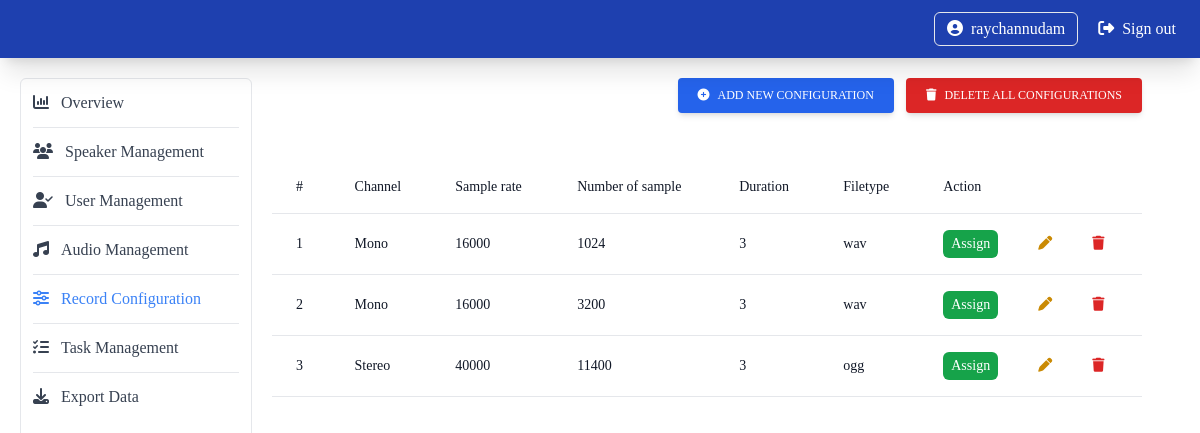
/dashboard/record-configuration (signed in), run on the app's committed database.
### src/models/user.py (models this page shows, shortened)
class User (db.Model, UserMixin):
    id = db.Column(db.Integer(), primary_key=True)
    username = db.Column(db.String(), nullable=False, unique=True)
    email = db.Column(db.String(), nullable=False)
    password_hash = db.Column(db.String(), nullable=False, default="password_disable")
    is_active = db.Column(db.Boolean(), nullable=False, default=True)
    created_at = db.Column(db.String(), nullable=False, default=datetime.now().strftime("%d/%m/%Y_%H:%M:%S"))
    updated_at = db.Column(db.String(), nullable=False, default=datetime.now().strftime("%d/%m/%Y_%H:%M:%S"))
    @property
    def password(self):
        return self.password
    roles = db.relationship('Role', secondary=user_role, backref='users', lazy=True)
    speaker = db.relationship('Speaker', backref="user", lazy=True, uselist=False)
    tasks = db.relationship('Task', backref='created_by', lazy=True)
    export_histories = db.relationship('ExportHistory', backref='user', lazy=True)

### src/models/record_config.py (models this page shows)
class RecordConfig(db.Model):
    pass
    id = db.Column(db.Integer(), primary_key=True)
    duration = db.Column(db.Integer(), nullable=True, default=3)
    number_of_sample = db.Column(db.Integer(), nullable=False, default=3200)
    channel = db.Column(db.Integer(), nullable=False, default=1)
    sample_rate = db.Column(db.Integer(), nullable=False, default = 16000)
    filetype = db.Column(db.String(), nullable=False, default = 'wav')
    created_at = db.Column(db.String(), nullable=False, default=datetime.now().strftime("%d/%m/%Y_%H:%M:%S"))
    updated_at = db.Column(db.String(), nullable=False, default=datetime.now().strftime("%d/%m/%Y_%H:%M:%S"))
    tasks = db.relationship('Task', backref='record_config', lazy=True)

### src/routes/dashboard_routes.py (the view, shortened to what this page needs)
@app.route('/dashboard/record-configuration', methods=['GET', 'POST'])
@login_required
@admin_required
def dashboard_record_configuration_page():
    recordConfigs = recordConfigController.get_all_record_config()
    record_config_form = RecordConfigForm()
    if request.form.get('channel') == '1':
        channel = 1
    else:
        channel = 2
    return render_template('dashboard/record_configuration.html', recordConfigs=recordConfigs, record_config_form=record_config_form)

### src/controllers/record_config_controller.py (called while the page is built)
    def get_all_record_config(self):
        record_configs = record_config.RecordConfig.query.all()
        record_config_list = []
        for recordConfig in record_configs:
            record_config_list.append(recordConfig)
        return record_config_list

### src/models/user.py (called while the page is built)
@login_manager.user_loader
def load_user(user_id):
    return User.query.get(int(user_id))

### src/routes/dashboard_routes.py (called while the page is built)
def admin_required(f):
    @functools.wraps(f)
    def wrap(*args, **kwargs):
        for user_role in current_user.roles:
            if user_role.name == "admin":
                return f(*args, **kwargs)
            else:
                flash("You need to be an admin to view this page.")
                return redirect(url_for('home_page'))
    return wrap

### src/templates/dashboard/record_configuration.html (shortened to what this page needs)
{% extends 'dashboard/dashboard.html' %}
{% block dashboard_content %}
<div class="flex flex-col space-y-10 items-end">
    <div class="flex flex-row space-x-3 items-center">
        <div>
            <button type="button"
                class="inline-block px-5 py-2.5 bg-blue-600 text-white font-medium text-xs leading-tight uppercase rounded shadow-md hover:bg-blue-700 hover:shadow-lg focus:bg-blue-700 focus:shadow-lg focus:outline-none focus:ring-0 active:bg-blue-800 active:shadow-lg transition duration-150 ease-in-out"
                data-bs-toggle="modal" data-bs-target="#addNewConfig">
                <div class="flex flex-row space-x-2 items-center">
                    <div>
                        <i class="fa-solid fa-circle-plus"></i>
                    </div>
                    <div>
                        Add new configuration
                    </div>
                </div>
            </button>
        </div>
        <div>
            <a href=""
                class="inline-block px-5 py-2.5 bg-red-600 text-white font-medium text-xs leading-tight uppercase rounded shadow-md hover:bg-red-700 hover:shadow-lg focus:bg-red-700 focus:shadow-lg focus:outline-none focus:ring-0 active:bg-red-800 active:shadow-lg transition duration-150 ease-in-out">
                <div class="flex flex-row space-x-2 items-center">
                    <div>
                        <i class="fa-solid fa-trash"></i>
                    </div>
                    <div>
                        Delete all configurations
                    </div>
                </div>
            </a>
        </div>
    </div>
    <div class="flex flex-col self-start w-full">
        <div class="overflow-x-auto sm:-mx-6 lg:-mx-8">
            <div class="py-2 inline-block min-w-full sm:px-6 lg:px-8">
                <div class="overflow-hidden">
                    <table class="min-w-full">
                        <thead class="bg-white border-b">
                            <tr>
                                <th scope="col" class="text-sm font-medium text-gray-900 px-6 py-4 text-left">
                                    #
                                </th>
                                <th scope="col" class="text-sm font-medium text-gray-900 px-6 py-4 text-left">
                                    Channel
                                </th>
                                <th scope="col" class="text-sm font-medium text-gray-900 px-6 py-4 text-left">
                                    Sample rate
                                </th>
                                <th scope="col" class="text-sm font-medium text-gray-900 px-6 py-4 text-left">
                                    Number of sample
                                </th>
                                <th scope="col" class="text-sm font-medium text-gray-900 px-6 py-4 text-left">
                                    Duration
                                </th>
                                <th scope="col" class="text-sm font-medium text-gray-900 px-6 py-4 text-left">
                                    Filetype
                                </th>
                                <th scope="col" class="text-sm font-medium text-gray-900 px-6 py-4 text-left">
                                    Action
                                </th>
                            </tr>
                        </thead>
                        <tbody>
                            {% for recordConfig in recordConfigs %}
                            <tr class="bg-white border-b transition duration-300 ease-in-out hover:bg-gray-100">
                                <td class="px-6 py-4 whitespace-nowrap text-sm font-medium text-gray-900">
                                    {{recordConfig.id}}</td>
                                <td class="text-sm text-gray-900 font-light px-6 py-4 whitespace-nowrap">
                                    {% if recordConfig.channel == 1 %}
                                    Mono
                                    {% else %}
                                    Stereo
                                    {% endif %}
                                </td>
                                <td class="text-sm text-gray-900 font-light px-6 py-4 whitespace-nowrap">
                                    {{recordConfig.sample_rate}}
                                </td>
                                <td class="text-sm text-gray-900 font-light px-6 py-4 whitespace-nowrap">
                                    {{recordConfig.number_of_sample}}
                                </td>
                                <td class="text-sm text-gray-900 font-light px-6 py-4 whitespace-nowrap">
                                    {{recordConfig.duration}}
                                </td>
                                <td class="text-sm text-gray-900 font-light px-6 py-4 whitespace-nowrap">
                                    {{recordConfig.filetype}}
                                </td>
                                <td class="text-sm text-gray-900 font-light px-6 py-4 whitespace-nowrap">
                                    <div class="flex flex-row space-x-10 items-center">
                                        <div class="py-1 px-2 rounded-md bg-green-600 text-white text-sm">
                                            <a href="">
                                                Assign
                                            </a>
                                        </div>
                                        <div>
                                            <a type="btn" data-bs-toggle="modal"
                                                data-bs-target="#editConfig{{recordConfig.id}}" class=" cursor-pointer">
                                                <div class="text-yellow-600">
                                                    <i class="fa-solid fa-pen"></i>
                                                </div>
                                            </a>
                                        </div>
                                        <div>
                                            <a href="/dashboard/record-configuration/delete/{{recordConfig.id}}">
                                                <div class="text-red-600">
                                                    <i class="fa-solid fa-trash"></i>
                                                </div>
                                            </a>
                                        </div>
                                    </div>
                                </td>
                            </tr>
                            {% endfor %}
                        </tbody>
                    </table>
                </div>
            </div>
        </div>
    </div>
</div>
{% endblock %}

### src/templates/dashboard/dashboard.html (shortened to what this page needs)
{% extends 'base.html' %}
{% block content %}
    <div class="w-screen h-screen p-5 text-gray-700">
        <div class="flex flex-row items-start w-full h-full space-x-5">
            <div class="w-1/5 h-full p-3 border rounded-md">
                <div class="flex flex-col space-y-3 justify-center">
                    <div id="overview">
                        <a href="{{url_for('dashboard_overview_page')}}">
                            <div class="flex flex-row items-center space-x-3">
                                <div>
                                    <i class="fa-solid fa-chart-column"></i>
                                </div>
                                <div>
                                    <p>Overview</p>
                                </div>
                            </div>
                        </a>
                    </div>
                    <hr>
                    <div id="spaker_management">
                        <a href="{{url_for('dashboard_speaker_page')}}">
                            <div class="flex flex-row items-center space-x-3">
                                <div>
                                    <i class="fa-solid fa-users"></i>
                                </div>
                                <div>
                                    <p>Speaker Management</p>
                                </div>
                            </div>
                        </a>
                    </div>
                    <hr>
                    <div id="user_management">
                        <a href="{{url_for('dashboard_user_page')}}">
                            <div class="flex flex-row items-center space-x-3">
                                <div>
                                    <i class="fa-solid fa-user-check"></i>
                                </div>
                                <div>
                                    <p>User Management</p>
                                </div>
                            </div>
                        </a>
                    </div>
                    <hr>
                    <div id="audio_management">
                        <a href="{{url_for('dashboard_record_audio')}}">
                            <div class="flex flex-row items-center space-x-3">
                                <div>
                                    <i class="fa-solid fa-music"></i>
                                </div>
                                <div>
                                    <p>Audio Management</p>
                                </div>
                            </div>
                        </a>
                    </div>
                    <hr>
                    <div id="record_config">
                        <a href="{{url_for('dashboard_record_configuration_page')}}">
                            <div class="flex flex-row items-center space-x-3">
                                <div>
                                    <i class="fa-solid fa-sliders"></i>
                                </div>
                                <div>
                                    <p>Record Configuration</p>
                                </div>
                            </div>
                        </a>
                    </div>
                    <hr>
                    <div id="task_management">
                        <a href="{{url_for('dashboard_assign_task')}}">
                            <div class="flex flex-row items-center space-x-3">
                                <div>
                                    <i class="fa-solid fa-list-check"></i>
                                </div>
                                <div>
                                    <p>Task Management</p>
                                </div>
                            </div>
                        </a>
                    </div>
                    <hr>
                    <div id="export_data">
                        <a href="{{url_for('dashboard_export_data')}}">
                            <div class="flex flex-row items-center space-x-3">
                                <div>
                                    <i class="fa-solid fa-download"></i>
                                </div>
                                <div>
                                    <p>Export Data</p>
                                </div>
                            </div>
                        </a>
                    </div>
                </div>
            </div>
            <div class="w-3/4">
                {% block dashboard_content %}
                {% endblock %}
            </div>
        </div>
    </div>
{% endblock %}

### src/templates/base.html (shortened to what this page needs)
<!DOCTYPE html>
<html lang="en">
<head>
    <link rel="stylesheet" href="https://cdnjs.cloudflare.com/ajax/libs/font-awesome/6.0.0/css/all.min.css" />
    <link rel="stylesheet" href="https://cdn.jsdelivr.net/npm/tw-elements/dist/css/index.min.css" />
    <link rel="stylesheet" href="https://cdnjs.cloudflare.com/ajax/libs/font-awesome/6.0.0/css/all.min.css" />
<link rel="stylesheet" href="https://cdn.jsdelivr.net/npm/tw-elements/dist/css/index.min.css" />
<script src="https://cdn.tailwindcss.com"></script>
    <link rel="stylesheet" href="https://cdnjs.cloudflare.com/ajax/libs/font-awesome/6.2.0/css/all.min.css"
 />
</head>
<body style="font-family: Ubuntu;">
    {% include 'includes/navbar.html' %}
    {% block content %}
    {% endblock %}
</body>
</html>

### src/templates/includes/navbar.html (shortened to what this page needs)
<div class=" hidden sm:block">
  <div class="sticky">
    <div class="w-screen p-3 px-6 bg-blue-800 text-white shadow-xl">
      <div class="sm:flex flex-row items-center justify-between hidden">
        {% if current_user.is_authenticated %}
          <div class="flex flex-row space-x-5 items-center">
            <div class="flex flex-row space-x-2 items-center border rounded-md px-3 py-1 hover:bg-white hover:text-gray-700">
              <div>
                <i class="fa-solid fa-circle-user"></i>
              </div>
              <div>
                <a href="">{{current_user.username}}</a>
              </div>
            </div>
            <div class="flex-row space-x-2 items-center flex">
              <div>
                <i class="fa-solid fa-right-from-bracket"></i>
              </div>
              <div>
                <a href="{{url_for('signout_page')}}">Sign out</a>
              </div>
            </div>
          </div>
        {% endif %}
      </div>
  </div>
  </div>
</div>

### data on the page
User: username "raychannudam"
RecordConfig: id "1", channel "Mono", sample_rate "16000", number_of_sample "1024", duration "3", filetype "wav"
RecordConfig: id "2", channel "Mono", sample_rate "16000", number_of_sample "3200", duration "3", filetype "wav"
RecordConfig: id "3", channel "Stereo", sample_rate "40000", number_of_sample "11400", duration "3", filetype "ogg"
